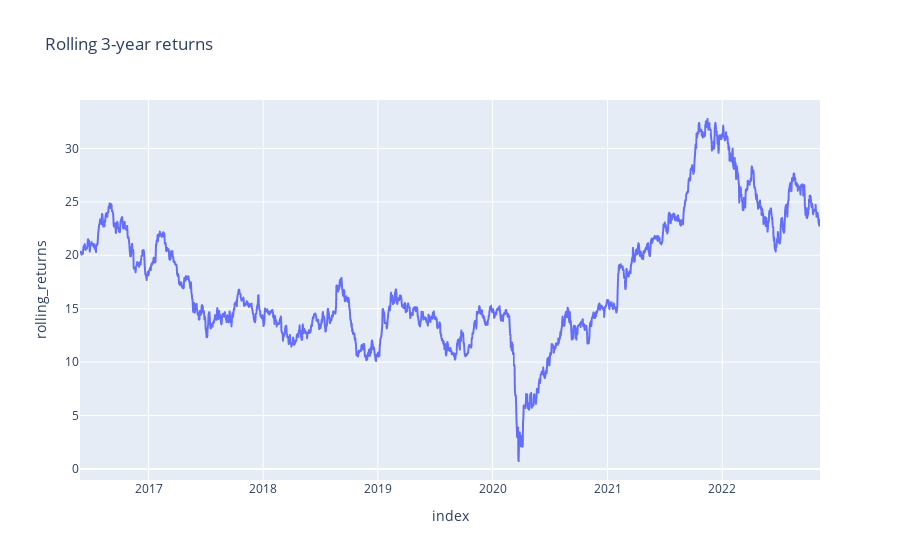

Write notebook code for a chart like this one.
### Code cell
fig = px.line(df_rr_three, x=df_rr_three.index, y="rolling_returns", title="Rolling 3-year returns")
fig.show()

### Figure 1 — Plotly figure (JSON) as saved in the notebook; plotly's stock layout.template omitted (floating-point values rounded to 4 significant figures; data arrays with more than 128 entries replaced by an {"elided": "..."} marker saying what was removed)
{"data": [{"hovertemplate": "index=%{x}<br>rolling_returns=%{y}<extra></extra>", "legendgroup": "", "line": {"color": "#636efa", "dash": "solid"}, "marker": {"symbol": "circle"}, "mode": "lines", "name": "", "showlegend": false, "type": "scattergl", "x": {"elided": "2356 str values"}, "xaxis": "x", "y": {"elided": "2356 float values"}, "yaxis": "y"}], "layout": {"legend": {"tracegroupgap": 0}, "title": {"text": "Rolling 3-year returns"}, "xaxis": {"anchor": "y", "domain": [0, 1], "title": {"text": "index"}}, "yaxis": {"anchor": "x", "domain": [0, 1], "title": {"text": "rolling_returns"}}}}
